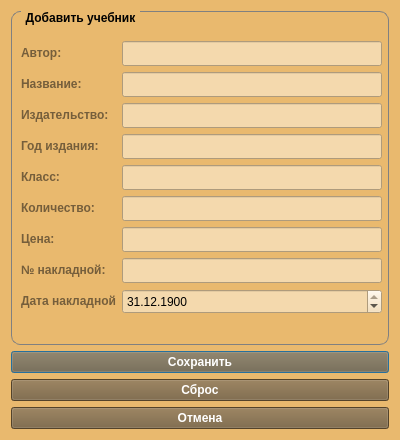
<?xml version="1.0" encoding="UTF-8"?>
<ui version="4.0">
 <class>AddSchoolbookWindow</class>
 <widget class="QDialog" name="AddSchoolbookWindow">
  <property name="geometry">
   <rect>
    <x>0</x>
    <y>0</y>
    <width>400</width>
    <height>440</height>
   </rect>
  </property>
  <property name="minimumSize">
   <size>
    <width>400</width>
    <height>440</height>
   </size>
  </property>
  <property name="maximumSize">
   <size>
    <width>400</width>
    <height>440</height>
   </size>
  </property>
  <property name="windowTitle">
   <string>Добавить учебник</string>
  </property>
  <property name="windowIcon">
   <iconset resource="../images.qrc">
    <normaloff>:/icon/icons/logo.png</normaloff>:/icon/icons/logo.png</iconset>
  </property>
  <property name="styleSheet">
   <string notr="true">background-color: rgb(233, 185, 110);</string>
  </property>
  <layout class="QGridLayout" name="gridLayout">
   <item row="0" column="0">
    <widget class="QGroupBox" name="addSchoolbookGroupBox">
     <property name="font">
      <font>
       <weight>75</weight>
       <bold>true</bold>
      </font>
     </property>
     <property name="styleSheet">
      <string notr="true">

QGroupBox {
    border: 1px solid gray;
    border-radius: 9px;
    margin-top: 0.5em;
}

QGroupBox::title {
    subcontrol-origin: margin;
    left: 10px;
    padding: 0 3px 0 3px;
}

</string>
     </property>
     <property name="title">
      <string>Добавить учебник</string>
     </property>
     <property name="flat">
      <bool>false</bool>
     </property>
     <widget class="QWidget" name="formLayoutWidget">
      <property name="geometry">
       <rect>
        <x>10</x>
        <y>30</y>
        <width>361</width>
        <height>281</height>
       </rect>
      </property>
      <layout class="QFormLayout" name="addSchoolbookForm">
       <item row="0" column="0">
        <widget class="QLabel" name="authorLabel">
         <property name="font">
          <font>
           <weight>75</weight>
           <bold>true</bold>
          </font>
         </property>
         <property name="styleSheet">
          <string notr="true">color: rgb(117, 94, 59);</string>
         </property>
         <property name="text">
          <string>Автор:</string>
         </property>
        </widget>
       </item>
       <item row="0" column="1">
        <widget class="QLineEdit" name="schoolbookAuthor">
         <property name="minimumSize">
          <size>
           <width>0</width>
           <height>25</height>
          </size>
         </property>
         <property name="maximumSize">
          <size>
           <width>16777215</width>
           <height>25</height>
          </size>
         </property>
         <property name="styleSheet">
          <string notr="true">background-color: rgb(244, 217, 173);</string>
         </property>
        </widget>
       </item>
       <item row="1" column="0">
        <widget class="QLabel" name="titleLabel">
         <property name="font">
          <font>
           <weight>75</weight>
           <bold>true</bold>
          </font>
         </property>
         <property name="styleSheet">
          <string notr="true">color: rgb(117, 94, 59);</string>
         </property>
         <property name="text">
          <string>Название:</string>
         </property>
        </widget>
       </item>
       <item row="1" column="1">
        <widget class="QLineEdit" name="schoolbookTitle">
         <property name="minimumSize">
          <size>
           <width>0</width>
           <height>25</height>
          </size>
         </property>
         <property name="maximumSize">
          <size>
           <width>16777215</width>
           <height>25</height>
          </size>
         </property>
         <property name="styleSheet">
          <string notr="true">background-color: rgb(244, 217, 173);</string>
         </property>
        </widget>
       </item>
       <item row="2" column="0">
        <widget class="QLabel" name="publishHouseLabel">
         <property name="font">
          <font>
           <weight>75</weight>
           <bold>true</bold>
          </font>
         </property>
         <property name="styleSheet">
          <string notr="true">color: rgb(117, 94, 59);</string>
         </property>
         <property name="text">
          <string>Издательство:</string>
         </property>
        </widget>
       </item>
       <item row="2" column="1">
        <widget class="QLineEdit" name="schoolbookPublishHouse">
         <property name="minimumSize">
          <size>
           <width>0</width>
           <height>25</height>
          </size>
         </property>
         <property name="maximumSize">
          <size>
           <width>16777215</width>
           <height>25</height>
          </size>
         </property>
         <property name="styleSheet">
          <string notr="true">background-color: rgb(244, 217, 173);</string>
         </property>
        </widget>
       </item>
       <item row="3" column="0">
        <widget class="QLabel" name="publishYearLabel">
         <property name="font">
          <font>
           <weight>75</weight>
           <bold>true</bold>
          </font>
         </property>
         <property name="styleSheet">
          <string notr="true">color: rgb(117, 94, 59);</string>
         </property>
         <property name="text">
          <string>Год издания:</string>
         </property>
        </widget>
       </item>
       <item row="3" column="1">
        <widget class="QLineEdit" name="schoolbookPublishYear">
         <property name="minimumSize">
          <size>
           <width>0</width>
           <height>25</height>
          </size>
         </property>
         <property name="maximumSize">
          <size>
           <width>16777215</width>
           <height>25</height>
          </size>
         </property>
         <property name="styleSheet">
          <string notr="true">background-color: rgb(244, 217, 173);</string>
         </property>
        </widget>
       </item>
       <item row="4" column="0">
        <widget class="QLabel" name="classLabel">
         <property name="font">
          <font>
           <weight>75</weight>
           <bold>true</bold>
          </font>
         </property>
         <property name="styleSheet">
          <string notr="true">color: rgb(117, 94, 59);</string>
         </property>
         <property name="text">
          <string>Класс:</string>
         </property>
        </widget>
       </item>
       <item row="4" column="1">
        <widget class="QLineEdit" name="schoolbookClass">
         <property name="minimumSize">
          <size>
           <width>0</width>
           <height>25</height>
          </size>
         </property>
         <property name="maximumSize">
          <size>
           <width>16777215</width>
           <height>25</height>
          </size>
         </property>
         <property name="styleSheet">
          <string notr="true">background-color: rgb(244, 217, 173);</string>
         </property>
        </widget>
       </item>
       <item row="5" column="0">
        <widget class="QLabel" name="countLabel">
         <property name="font">
          <font>
           <weight>75</weight>
           <bold>true</bold>
          </font>
         </property>
         <property name="styleSheet">
          <string notr="true">color: rgb(117, 94, 59);</string>
         </property>
         <property name="text">
          <string>Количество:</string>
         </property>
        </widget>
       </item>
       <item row="5" column="1">
        <widget class="QLineEdit" name="schoolbookCount">
         <property name="minimumSize">
          <size>
           <width>0</width>
           <height>25</height>
          </size>
         </property>
         <property name="maximumSize">
          <size>
           <width>16777215</width>
           <height>25</height>
          </size>
         </property>
         <property name="styleSheet">
          <string notr="true">background-color: rgb(244, 217, 173);</string>
         </property>
        </widget>
       </item>
       <item row="6" column="0">
        <widget class="QLabel" name="priceLabel">
         <property name="font">
          <font>
           <weight>75</weight>
           <bold>true</bold>
          </font>
         </property>
         <property name="styleSheet">
          <string notr="true">color: rgb(117, 94, 59);</string>
         </property>
         <property name="text">
          <string>Цена:</string>
         </property>
        </widget>
       </item>
       <item row="6" column="1">
        <widget class="QLineEdit" name="schoolbookPrice">
         <property name="minimumSize">
          <size>
           <width>0</width>
           <height>25</height>
          </size>
         </property>
         <property name="maximumSize">
          <size>
           <width>16777215</width>
           <height>25</height>
          </size>
         </property>
         <property name="styleSheet">
          <string notr="true">background-color: rgb(244, 217, 173);</string>
         </property>
        </widget>
       </item>
       <item row="7" column="0">
        <widget class="QLabel" name="invoiceNumLabel">
         <property name="font">
          <font>
           <weight>75</weight>
           <bold>true</bold>
          </font>
         </property>
         <property name="styleSheet">
          <string notr="true">color: rgb(117, 94, 59);</string>
         </property>
         <property name="text">
          <string>№ накладной:</string>
         </property>
        </widget>
       </item>
       <item row="7" column="1">
        <widget class="QLineEdit" name="schoolbookInvoiceNum">
         <property name="minimumSize">
          <size>
           <width>0</width>
           <height>25</height>
          </size>
         </property>
         <property name="maximumSize">
          <size>
           <width>16777215</width>
           <height>25</height>
          </size>
         </property>
         <property name="styleSheet">
          <string notr="true">background-color: rgb(244, 217, 173);</string>
         </property>
        </widget>
       </item>
       <item row="8" column="0">
        <widget class="QLabel" name="invoiceDateLabel">
         <property name="font">
          <font>
           <weight>75</weight>
           <bold>true</bold>
          </font>
         </property>
         <property name="styleSheet">
          <string notr="true">color: rgb(117, 94, 59);</string>
         </property>
         <property name="text">
          <string>Дата накладной</string>
         </property>
        </widget>
       </item>
       <item row="8" column="1">
        <widget class="QDateEdit" name="schoolbookInvoiceDate">
         <property name="minimumSize">
          <size>
           <width>0</width>
           <height>25</height>
          </size>
         </property>
         <property name="maximumSize">
          <size>
           <width>16777215</width>
           <height>25</height>
          </size>
         </property>
         <property name="styleSheet">
          <string notr="true">background-color: rgb(244, 217, 173);</string>
         </property>
         <property name="displayFormat">
          <string>dd.MM.yyyy</string>
         </property>
         <property name="date">
          <date>
           <year>1900</year>
           <month>12</month>
           <day>31</day>
          </date>
         </property>
        </widget>
       </item>
      </layout>
     </widget>
    </widget>
   </item>
   <item row="1" column="0">
    <widget class="QPushButton" name="schoolbookSaveBtn">
     <property name="font">
      <font>
       <weight>75</weight>
       <bold>true</bold>
      </font>
     </property>
     <property name="styleSheet">
      <string notr="true">background-color: rgb(117, 94, 59);
color: rgb(255, 255, 255);</string>
     </property>
     <property name="text">
      <string>Сохранить</string>
     </property>
     <property name="icon">
      <iconset resource="../images.qrc">
       <normaloff>:/icon/icons/saveBtnIcon.png</normaloff>:/icon/icons/saveBtnIcon.png</iconset>
     </property>
     <property name="checkable">
      <bool>false</bool>
     </property>
    </widget>
   </item>
   <item row="2" column="0">
    <widget class="QPushButton" name="schoolbookClearBtn">
     <property name="font">
      <font>
       <weight>75</weight>
       <bold>true</bold>
      </font>
     </property>
     <property name="styleSheet">
      <string notr="true">background-color: rgb(117, 94, 59);
color: rgb(255, 255, 255);</string>
     </property>
     <property name="text">
      <string>Сброс</string>
     </property>
     <property name="icon">
      <iconset resource="../images.qrc">
       <normaloff>:/icon/icons/clearBtnIcon.png</normaloff>:/icon/icons/clearBtnIcon.png</iconset>
     </property>
    </widget>
   </item>
   <item row="3" column="0">
    <widget class="QPushButton" name="schoolbookCancelBtn">
     <property name="font">
      <font>
       <weight>75</weight>
       <bold>true</bold>
      </font>
     </property>
     <property name="styleSheet">
      <string notr="true">background-color: rgb(117, 94, 59);
color: rgb(255, 255, 255);</string>
     </property>
     <property name="text">
      <string>Отмена</string>
     </property>
     <property name="icon">
      <iconset resource="../images.qrc">
       <normaloff>:/icon/icons/cancelBtnIcon.png</normaloff>:/icon/icons/cancelBtnIcon.png</iconset>
     </property>
    </widget>
   </item>
  </layout>
 </widget>
 <tabstops>
  <tabstop>schoolbookAuthor</tabstop>
  <tabstop>schoolbookTitle</tabstop>
  <tabstop>schoolbookPublishHouse</tabstop>
  <tabstop>schoolbookPublishYear</tabstop>
  <tabstop>schoolbookCount</tabstop>
  <tabstop>schoolbookPrice</tabstop>
  <tabstop>schoolbookInvoiceNum</tabstop>
 </tabstops>
 <resources>
  <include location="../images.qrc"/>
 </resources>
 <connections/>
</ui>
